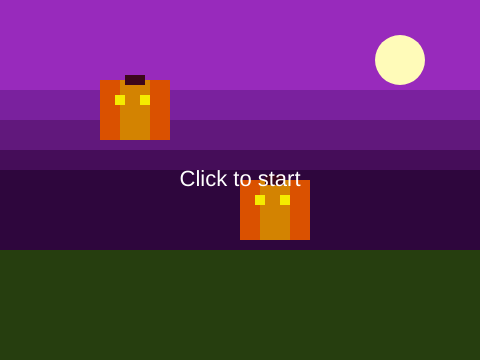
Frame 1 (no input)
Frame 60 (no input): identical to frame 1, image omitted
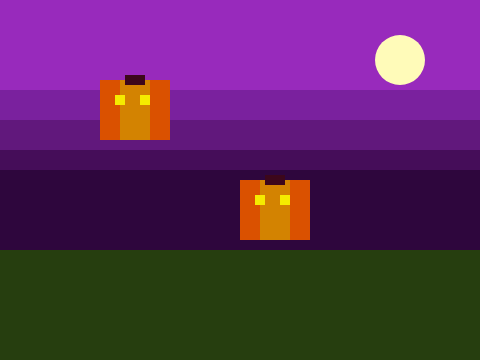
Frame 120 (the mouse pressed at the canvas centre since frame 60)

The p5.js sketch that drew these frames (run headless with seeded random() and noise() and a simulated clock; from frame 60 on, the mouse is pressed at the canvas centre):

// p5.js sketch
// ── sketch.js
let WIDTH = 480
let HEIGHT= 360
let ghost;
let score = 0;
let duration = 30;
let startTime;
let state = 'start';
let spawnEvery = 60;



 function setup() {
  createCanvas(WIDTH, HEIGHT);
   spawnGhost();
}


function draw() {
  // Draw sky
  background("#982abc");
  noStroke();
  fill("#fffbb9");
  ellipse(400, 60, 50, 50);
  fill("#7a219e");
  rect(0, 90, 480, 30);
  fill("#61187c");
  rect(0, 120, 480, 30);
  fill("#450d59");
  rect(0, 150, 480, 30);
  fill("#2e063d");
  rect(0, 200, 480, 60);
  fill("#2e063d");
  rect(0, 170, 480, 60);
  fill("#263e0f");
  rect(0, 250, 480, 60);
  fill("#263e0f");
  rect(0, 300, 480, 60);
  drawGhost(240,180);
  drawGhost(100,80);
  if (state === 'start') {
    textAlign(CENTER, CENTER);
    fill(255);
    textSize(22);
    text('Click to start', width / 2, height / 2);
    return;
  }

  if (state === 'over') {
    textAlign(CENTER, CENTER);
    fill(255);
    textSize(22);
    text('Game over\nScore: ' + score + '\nClick to retry', width / 2, height / 2);
    return;
    let elapsed = (millis() - startTime) / 1000;
    let timeLeft = max(0, duration - elapsed);
    if (timeLeft <= 0) {
       state = 'over';
       return;
    }
    if (frameCount % spawnEvery === 0) spawnGhost();
    drawGhost(ghost.x, ghost.y);

    textAlign(LEFT, TOP);
    fill(255);
    textSize(16);
    text('Score: ' + score, 12, 10);
    textAlign(RIGHT, TOP);
    text('Time: ' + ceil(timeLeft), width - 12, 10);
}

 function drawGhost(x, y) {
   
 noStroke();
 fill("#d38301");
 rect(x, y, 60, 60);
 fill("#da5100");
   rect(x, y, 20, 60);
 rect(x+50 ,y, 20, 60);
   fill("#3c071b");
   rect(x+25, y- 5, 20, 10);
 fill("#f5ec00");
 rect(x+15, y + 15, 10);
 rect(x+40 ,y + 15 , 10);
}

let Ghost;
let spawnEvery = 60;

}
function mousePressed() {
  if (state === 'start' || state === 'over') {
    state = 'play';
    score = 0;
    startTime = millis();
    spawnGhost();
    return;
  }
  if (dist(mouseX, mouseY, ghost.x, ghost.y) < 30) {
    score++;
    spawnGhost();
  }
}
function spawnGhost() {
  ghost = { x: random(40, width - 40), y: random(40, height - 40) };
}
